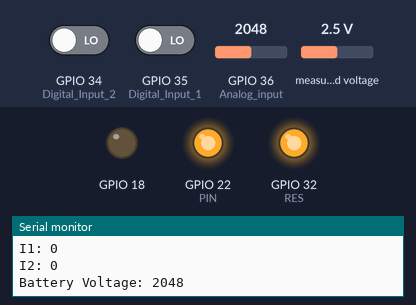
Bench run of a sketch on a simulated ESP32. Parts: output pins drawn as LEDs (lit = HIGH), the last lines printed to the serial monitor. The test bench sets the inputs (shaded band); at power-on: GPIO 34 (Digital_Input_2) LOW, GPIO 35 (Digital_Input_1) LOW, GPIO 36 (Analog_input) = 2048, measured voltage 2.5 V.

Above: at 0.1 s.
At 1.0 s:
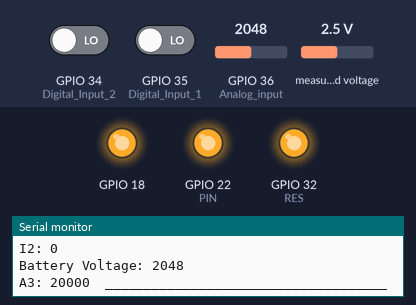
Timing chart, 0 to 2.5 s (numbered marks = the images above):
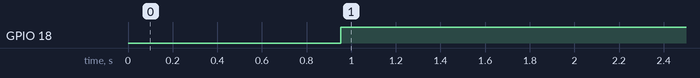

Measured:
- by itself, GPIO 18: LOW → HIGH at 0.95 s

The sketch:

EC-M11-BC-C2-B95.ino
```cpp
#include <Adafruit_ADS1015.h>

#define RXD2 25
#define TXD2 26
#define PIN  22
#define RES  32

Adafruit_ADS1115 ads1(0x49);
String adcString[8];

void setup() {
  // Initialize serial ports
  Serial.begin(9600);
  Serial2.begin(9600, SERIAL_8N1, RXD2, TXD2);

  pinMode(PIN, OUTPUT);
  pinMode(RES, OUTPUT);

  digitalWrite(RES, HIGH);
  digitalWrite(PIN, HIGH);

  // Configure digital pins and initialize analog inputs
  pinMode(35, INPUT); // Digital Input 1
  pinMode(34, INPUT); // Digital Input 2
  pinMode(21, INPUT); // ADS1115 Interrupt
  pinMode(36, INPUT); // Analog input
  pinMode(18, OUTPUT); // 12V boosted output enable

  ads1.begin();
  ads1.setGain(GAIN_ONE);

  Serial.println("The device is powered up");
  Serial.println("Initialized analog inputs");
}

void loop() {
  // Read and send data from Serial2 to Serial
  if (Serial2.available()) {
    int inByte = Serial2.read();
    Serial.write(inByte);
  }

  // Read and send data from Serial to Serial2
  if (Serial.available()) {
    int inByte = Serial.read();
    Serial2.write(inByte);
  }

  // Additional code for your loop
  Serial.print("I1: ");
  Serial.println(digitalRead(35));
  Serial.print("I2: ");
  Serial.println(digitalRead(34));
  Serial.print("Battery Voltage: ");
  Serial.println(readBattery());
  delay(100);
  printanalog();
  delay(800);
  digitalWrite(18, HIGH);
  delay(800);
}

int readBattery() {
  unsigned int analog_value;
  analog_value = analogRead(36);
  return analog_value;
}

void printanalog() {
  adcString[2] = String(ads1.readADC_SingleEnded(3));
  adcString[2] = String(ads1.readADC_SingleEnded(3));
  delay(10);
  Serial.print("A3: ");
  Serial.print(adcString[2]);
  Serial.print("  ");

  Serial.println("____________________________________");
}
```
